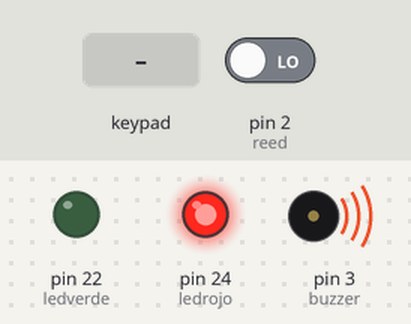
A sketch run on a simulated Arduino Mega 2560, built with avr-gcc and run on an emulated ATmega2560. Shown: output pins drawn as LEDs (lit = HIGH), buzzer (waves = sounding). The inputs (shaded band) are chosen by the test bench; at power-on: pin 2 (reed) LOW. Pins used as bus, display or sensor lines are not drawn; what the sketch prints to the serial monitor is not drawn.

Above: at 3.0 s.
3.1 s: keypad keys 2 2 2 2 pressed 1.5 s apart
10.6 s: key 'A' pressed
At 14.1 s:
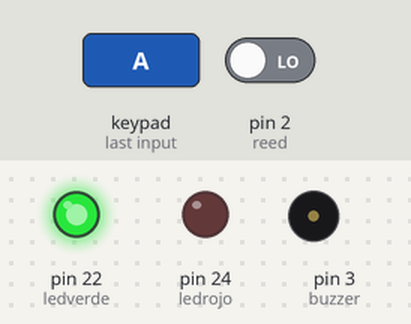
14.9 s: key 'B' pressed
19.2 s: pin 2 (reed) driven HIGH
23.5 s: pin 2 (reed) driven LOW
At 23.9 s:
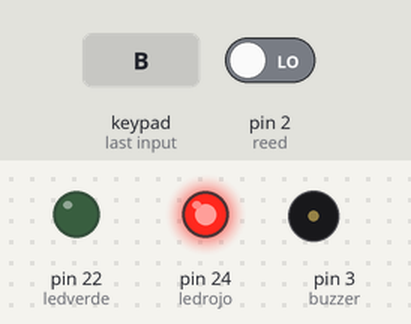
25.2 s: keypad keys 2 2 2 2 # pressed 1.5 s apart
At 26.95 s:
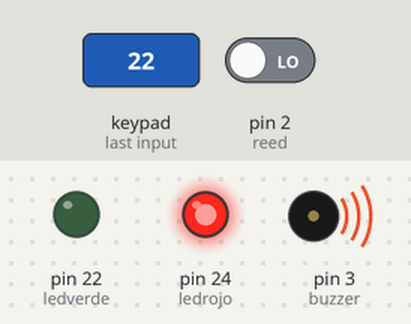
Timing chart, 0 to 29.3 s (numbered marks = the images above; inputs shaded):
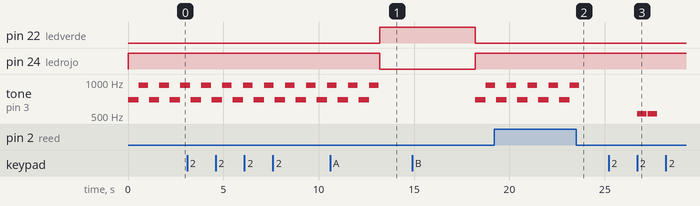

The sketch:

puerta_con_contrase_a.ino
```cpp
/* Christian Moreno Ramirez
   Instituto Tecnologico de León
   Ingeniería en Sistemas Computacionales
   Sistemas Programables
   26/09/2018
   Alarma notificadora de entrada de individuos
*/
#include <Keypad.h> // utilizamos la libreria keypad para poder utilizar el teclado matricial
//#include "LowPower.h"

#define reed 2 // reed switch
#define ledverde 22 // led verde
#define ledrojo 24 // led rojo
#define buzzer 3 // buzzer

////codigo necesario cundo se este trabajando con la liberia del teclado lo unico que debemos editar en este codigo son los pines de las filas y columnas
const byte  filas = 4; // variable de filas
const byte  columnas = 4;  //variable de columnas

byte pinfilas[filas]  = {11, 10, 9, 8};  //pines para las filas la fila 1 esta conenctada al pin 11, la fila 2 al pin 10 y asi sucesibamente
byte pincolumnas[columnas] = {7, 6, 5, 4}; //pines para las Columnas

char teclas[filas][columnas] = {  // matriz de tipo caracter aqui se define acomodo de los caracteres del teclado
  {'1', '2', '3', 'A'},
  {'4', '5', '6', 'B'},
  {'7', '8', '9', 'C'},
  {'*', '0', '#', 'D'}
};

Keypad teclado = Keypad(makeKeymap(teclas), pinfilas, pincolumnas, filas, columnas); /*objeto de tipo Keypad llamado teclado se inicializa
  con el mapeo de los caracteres con los pines de las filas, columnas seguido del numero de filas y columnas
  termina el codigo necesario
*/

char tecla; //creamos unavariable donde se van guardando las teclas que presionamos
char contrasena[] = "2222"; // En esta linea creamos la constante de cadena llamada contraseña (el numero 2222 puede ser cambiado)
char codigo[4]; // Creamos otra constante, en esta se guardaran los caracteres que presionemos en nuestro teclado matricial 4x4
int cont = 0; // Esta es una variable que nos servirá más adelante

void setup() {

  pinMode(reed, INPUT_PULLUP);
  pinMode(ledverde, OUTPUT);
  pinMode(ledrojo, OUTPUT);
  pinMode(buzzer, OUTPUT);
  Serial.begin(9600);
  Serial.println("Ingrese la contraseña");

}

void loop() {
  //LowPower.powerDown(SLEEP_8S, ADC_OFF, BOD_OFF);
  //LowPower.powerDown(SLEEP_FOREVER, ADC_OFF, BOD_OFF);
  int valor = digitalRead(reed);

  tecla = teclado.getKey(); //esta linea indica que el carácter presionado se guardara en la variable teclado
  if (tecla != NO_KEY) //Con este siclo preguntamos si se presiono una tecla, si se presiono entonce el ciclo continua
  {
    codigo[cont] = tecla; //se guardaran los caracteres presionados en codigo[cont]
    Serial.print(codigo[cont]); //Se imprime en nuestro monitor serial lo que este guardado en codigo[cont]
    cont = cont + 1; //incrementamos la variable cont (esto con el fin de tener los 4 dígitos que requerimos)
    if (cont == 4) //Ahora comienza otro siclo if, en el cual se pregunta si ya hay 4 datos guardados y si es así entonce el siclo continua

    {

      if (codigo[0] == contrasena[0] && codigo[1] == contrasena[1] && codigo[2] == contrasena[2] && codigo[3] == contrasena[3])
      {
        digitalWrite(2, LOW);
        digitalWrite(ledverde, !digitalRead(ledverde)); //si lo anterior es verdad entonces se encenderá el led, si se ingresa nuevamente la contraseña entonces se apagara
        digitalWrite(ledrojo, LOW);
        Serial.println(" Password correcta"); //si la contraseña es correcta entonces se imprime ""Password correcta")
        delay(5000);

      } else {

        Serial.println(" Password incorrecta"); // se imprime que que la Password es incorrecta
        tone(buzzer, 523.25, 500);   //do 5   // Lanza señal a 523.25Hz por el pin 3 durante 500ms.
        delay(550);
        tone(buzzer, 523.25, 500);   //do 5  // Lanza señal a 523.25Hz por el pin 3 durante 500ms.
        delay(550);
      }
      cont = 0; //resetear a 0 la variable cont
    }
  }
  if (valor == HIGH) {
    digitalWrite(ledverde, LOW);
    digitalWrite(ledrojo, HIGH);
    digitalWrite(buzzer, HIGH);
    tone(3, 698.46, 600);  // fa 5 Lanza señal a 698.46Hz por el pin 3 durante 600ms.
    //digitalWrite(ledrojo, LOW);
    delay(550);
    tone(3, 932.33, 500);  //  la# 5 Lanza señal a 932.33Hz por el pin 3 durante 600ms.
    //digitalWrite(ledrojo, HIGH);
    delay(550);
  }

}
```

Measured:
- after the input at 23.5 s, tone on pin 3 (buzzer): goes on until 23.7 s, then stays silent
- after the input at 25.2 s, tone on pin 3 (buzzer): alternates 523 Hz for 0.50 s and silent for 0.05 s, 4 changes in all, then stays silent, starting after 1.5 s
- by itself, tone on pin 3 (buzzer): repeats every 1.1 s: 698 Hz 0.55 s, 932 Hz 0.50 s, silent 0.05 s
